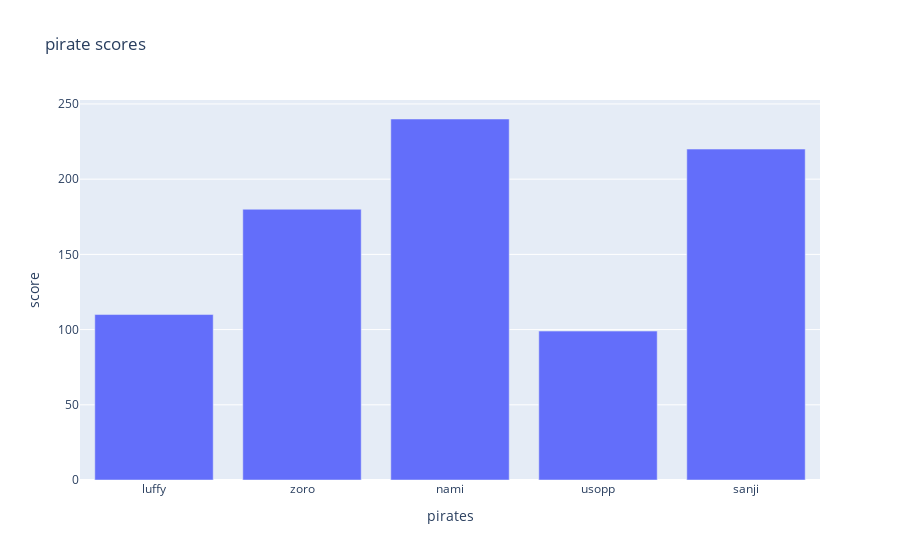

Notebook code cell kept with this figure:
### Code cell
#plotly syntax is different from matplotlib/seaborn


#first, we make a figure
graph = go.Figure()

#next, we choose our plot type and our data
graph.add_trace(go.Bar(x=x1,y=y1))

#updating our layout to include ttle
graph.update_layout(
    title='pirate scores',
    xaxis_title='pirates',
    yaxis_title = 'score'
)

### Figure 1 — Plotly figure (JSON) as saved in the notebook; plotly's stock layout.template omitted (floating-point values rounded to 4 significant figures)
{"data": [{"type": "bar", "x": ["luffy", "zoro", "nami", "usopp", "sanji"], "y": [110, 180, 240, 99, 220]}], "layout": {"title": {"text": "pirate scores"}, "xaxis": {"title": {"text": "pirates"}}, "yaxis": {"title": {"text": "score"}}}}
